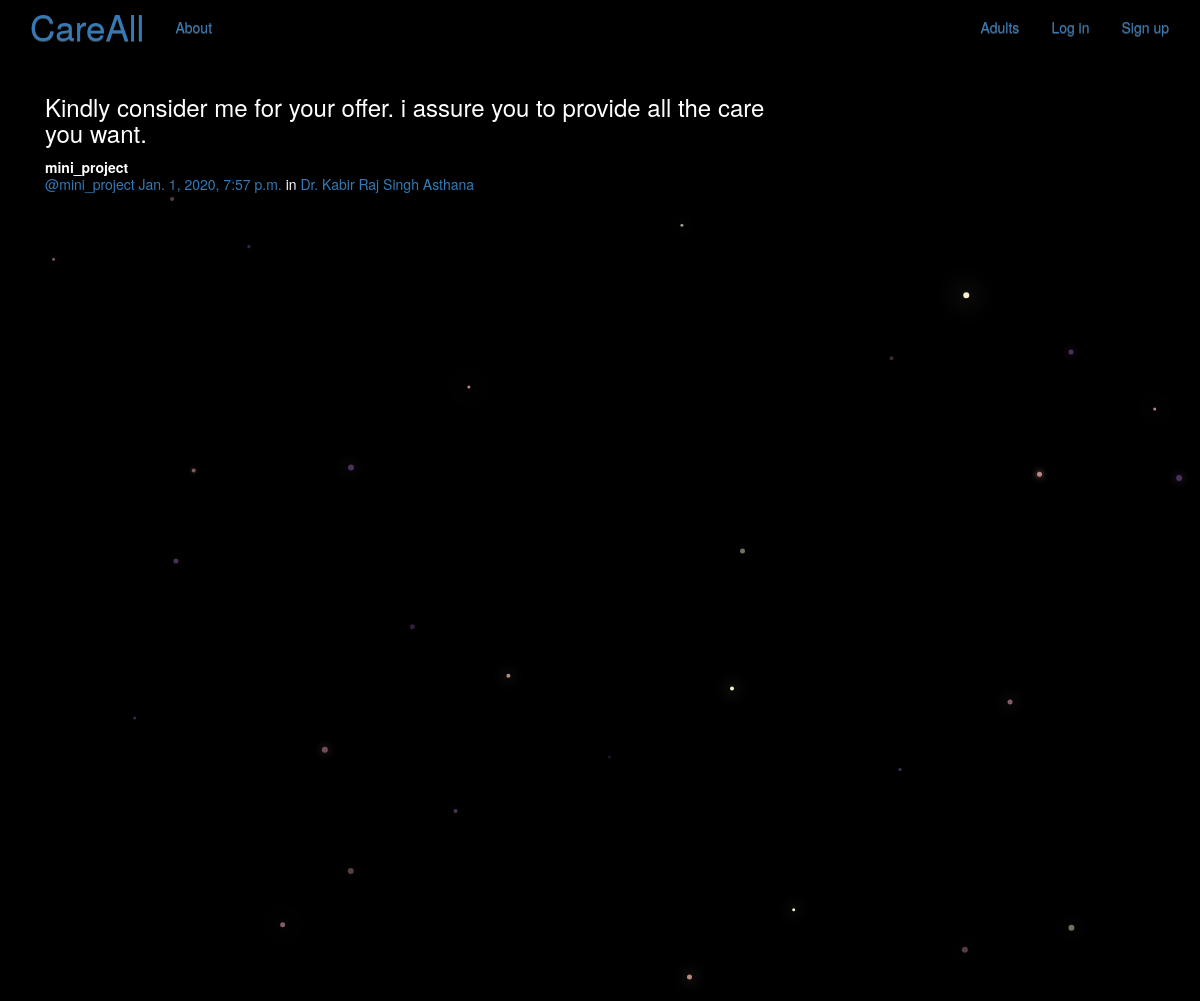
The app's page /posts/by/mini_project/4/ with its own data.
### posts/models.py (models this page shows, shortened)
class Post(models.Model):
    user = models.ForeignKey(User, related_name="posts", on_delete=models.PROTECT)
    created_at = models.DateTimeField(auto_now=True)
    message = models.TextField()
    message_html = models.TextField(editable=False)
    group = models.ForeignKey(Group, related_name="posts", on_delete=models.PROTECT, null=True, blank=True)
    class Meta:
        ordering = ["-created_at"]
        unique_together = ["user", "message"]

### groups/models.py (models this page shows, shortened)
class Group(models.Model):
    name = models.CharField(max_length=255, unique=True)
    slug = models.SlugField(allow_unicode=True, unique=True)
    description = models.TextField(blank=True, default='')
    description_html = models.TextField(editable=False, default='', blank=True)
    members = models.ManyToManyField(User,through="GroupMember")
    class Meta:
        ordering = ["name"]

### posts/views.py (the view)
# urls.py: url(r"by/(?P<username>[-\w]+)/(?P<pk>\d+)/$",views.PostDetail.as_view(),name="single"),
class PostDetail(SelectRelatedMixin, generic.DetailView):
    model = models.Post
    select_related = ("user", "group")
    def get_queryset(self):
        queryset = super().get_queryset()
        return queryset.filter(
            user__username__iexact=self.kwargs.get("username")
        )

### posts/templates/posts/post_detail.html
{% extends "posts/post_base.html" %}
{% block post_content %}
<div class="col-md-8">
    {% include "posts/_post.html" %}
</div>
{% endblock %}

### posts/templates/posts/_post.html (shortened to what this page needs)
<div class="post media">
	<h3>{{ post.message_html|safe }}</h3>
	<div class="media-body">
		<strong>{{ post.user.username }}</strong>
		<h5 class="media-heading">
			<span class="username"><a href="{% url 'posts:for_user' username=post.user.username %}">@{{ post.user.username }}</a></span>
			<time class="time"><a href="{% url 'posts:single' username=post.user.username pk=post.pk %}">{{ post.created_at }}</a></time>
			{% if post.group %}
			<span class="group-name">in <a href="#">{{ post.group.name }}</a></span>
			{% endif %}
		</h5>
	</div>
</div>

### static/simplesocial/css/master.css (style rules this page uses)
body { margin: 0; overflow: hidden; background-color: black; color:white; }

### records on screen
Post: message_html "Kindly consider me for your offer. i assure you to provide all the care you want.", user.username "mini_project", created_at "Jan. 1, 2020, 7:57 p.m.", group.name "Dr. Kabir Raj Singh Asthana"
